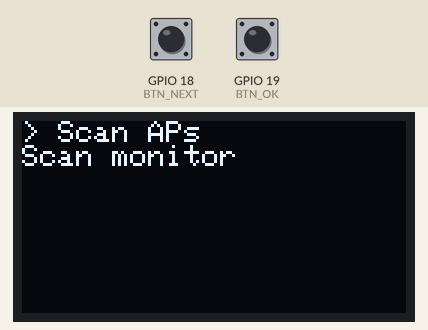
Bench run of a sketch on a simulated ESP32. On the bench: 128×64 one-colour display. The test bench sets the inputs (shaded band); at power-on: GPIO 19 (BTN_OK) HIGH, GPIO 18 (BTN_NEXT) HIGH. A WiFi scan finds three made-up networks.

Above: at 1.2 s.
1.3 s: GPIO 19 (BTN_OK) pulled LOW for 1 s
At 2.7 s:
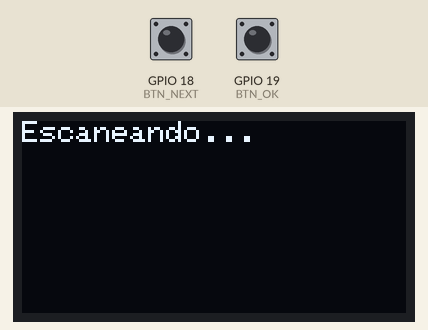
3.8 s: GPIO 19 (BTN_OK) pulled LOW for 0.15 s
At 4.3 s:
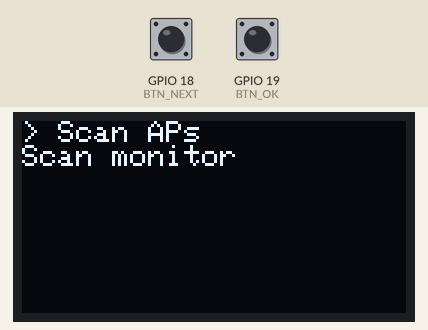
5.4 s: GPIO 18 (BTN_NEXT) pulled LOW for 3.2 s
At 9.3 s:
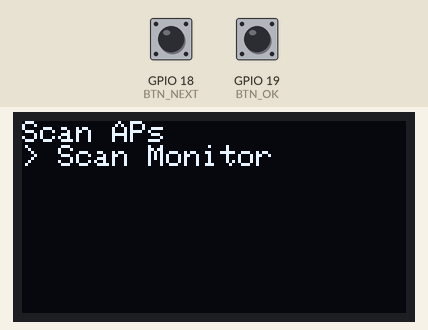
10.1 s: GPIO 19 (BTN_OK) pulled LOW for 0.15 s
At 11.3 s:
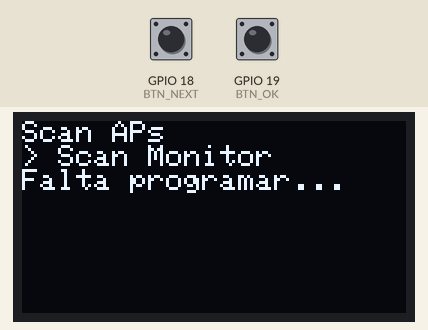
11.7 s: GPIO 19 (BTN_OK) pulled LOW for 3.2 s
At 15.3 s:
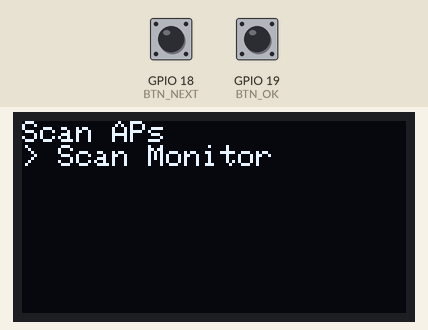
Timing chart, 0 to 16.8 s (numbered marks = the images above; inputs shaded):
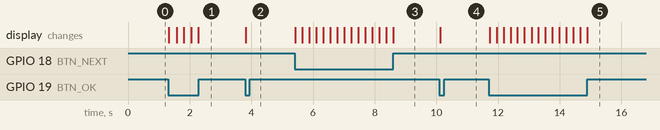

The sketch:

wifi.ino
```cpp
/*
  Proyecto: WiFi Scanner para ESP32
  Descripción: Escanea redes WiFi cercanas y muestra información relevante.
  Autor: Lucas
  Fecha: Junio 2024

  Funcionalidades:
  - Escaneo de redes WiFi (SSID, BSSID, RSSI, canal)
  - Interfaz de usuario con pantalla OLED y botones
  - Posibilidad de agregar modo monitor (en desarrollo)

  Notas:
  - El botón "Next" alterna entre opciones del menú.
  - El botón "OK" confirma la selección y ejecuta la acción.

Particion por defecto: "Default 4MB with SPIFFS (1.2MB APP/1.5MB SPIFFS)"
Particion para mas espacio para APP: "Minimal SPIFFS (más espacio para programa)"
Flash Chip Size: 4194304 bytes
Free RAM: 234756 bytes

### PYTHON = 1
Sketch uses 929288 bytes (70%) of program storage space. Maximum is 1310720 bytes.
Global variables use 46840 bytes (14%) of dynamic memory, leaving 280840 bytes for local variables. Maximum is 327680 bytes.

### PYTHON = 0
Sketch uses 928792 bytes (70%) of program storage space. Maximum is 1310720 bytes.
Global variables use 46840 bytes (14%) of dynamic memory, leaving 280840 bytes for local variables. Maximum is 327680 bytes.

*/

#include "WiFi.h"
#include <Wire.h>
#include <Adafruit_GFX.h>
#include <Adafruit_SSD1306.h>

#define SCREEN_WIDTH 128
#define SCREEN_HEIGHT 64
Adafruit_SSD1306 display(SCREEN_WIDTH, SCREEN_HEIGHT, &Wire, -1);

#define BTN_NEXT 18
#define BTN_OK 19
#define PYTHON 0

int option = 0;
bool ejecutando = false;
unsigned long lastPressNext = 0;
unsigned long lastPressOk = 0;
bool scanning = false;

// Para guardar APs encontrados 1
// struct WiFiNetwork {
//     String ssid;
//     int rssi;
//     int channel;
// };
// WiFiNetwork networks[50]; // Guardar hasta 50 redes
// int networkCount = 0;

// Para guardar APs encontrados 2
// #define MAX_NETWORKS 30
// struct WiFiNetwork {
//   String ssid;
//   int rssi;
//   uint8_t channel;
// };
// WiFiNetwork networks[MAX_NETWORKS];
// int networkCount = 0;
// // En el scan:
// networkCount = min(n, MAX_NETWORKS);
// for (int i = 0; i < networkCount; i++) {
//   networks[i].ssid = WiFi.SSID(i);
//   networks[i].rssi = WiFi.RSSI(i);
//   networks[i].channel = WiFi.channel(i);
// }

// Prototipos de funciones
void showMenu(int option);
void executeOption(int option);

// ##################################################################
void setup() {
  // ########## lo principal
  Serial.begin(115200);

  // ########## wifi
  WiFi.mode(WIFI_STA);
  // WiFi.mode(WIFI_OFF); // revisar
  WiFi.disconnect();

  // ########## Configurar botones con INPUT_PULLUP: Presionado = LOW, No presionado = HIGH
  pinMode(BTN_NEXT, INPUT_PULLUP);
  pinMode(BTN_OK, INPUT_PULLUP);

  // ########## display
  // Inicializar Display Oled I2C
  Wire.begin(21, 22); // puertos SDA, SCL(SCK)

  // Inicializar pantalla
  if(!display.begin(SSD1306_SWITCHCAPVCC, 0x3C)) {
    Serial.println("Error OLED");
    for(;;);
  }

  // display.clearDisplay(); // limpiar pantalla
  display.setTextSize(1); // tamaño de texto
  display.setTextColor(WHITE); // color de texto
  // display.setCursor(10, 20); // posicion del cursor
  // display.println("OK"); // mensaje
  // display.display(); // mostrar

  // ########## lo final

  // Para ver memoria del microprocesador
  // Serial.print("Flash Chip Size: ");
  // Serial.println(ESP.getFlashChipSize());
  // Serial.print("Free RAM: ");
  // Serial.println(ESP.getFreeHeap());
  // delay(2000);

  showMenu(option);
  // delay(2000);
}

void loop() {
  if (!ejecutando) {
    // Cambiar option
    if (digitalRead(BTN_NEXT) == LOW && millis() - lastPressNext > 200) {
      option = !option;
      showMenu(option);
      lastPressNext = millis();
    }

    // Confirmar option
    if (digitalRead(BTN_OK) == LOW && millis() - lastPressOk > 200) {
      executeOption(option);
      lastPressOk = millis();
    }
  }
  else {
    // Salir de la ejecucion actual presionando OK nuevamente
    if (digitalRead(BTN_OK) == LOW && millis() - lastPressOk > 200) {
      ejecutando = false;
      showMenu(option);
      lastPressOk = millis();
      return;
    }

    if (ejecutando && option == 0 && scanning) {
      int n = WiFi.scanComplete();
      if (n >= 0) {
        display.clearDisplay();
        display.setCursor(0, 0);
        for (int i = 0; i < n; ++i) {
          // int rssi = WiFi.RSSI(i);
          // if (rssi < -85) continue; // ignorar redes lejanas

          String ssid = WiFi.SSID(i);
          if (ssid == "") ssid = "HIDDEN";

          #if PYTHON
            Serial.print("DATA:");
            Serial.print(WiFi.BSSIDstr(i));
            Serial.print(",");
            Serial.print(WiFi.RSSI(i));
            Serial.print(",");
            Serial.print(WiFi.channel(i));
            Serial.print(",");
            Serial.println(ssid);
          #endif

          // if (ssid.length() > 22) ssid.remove(22); // maximo ssid X caracteres (en el display entran 21-22 (Claro-Fibra-2.4G-3523)
          display.println(ssid);
        }
        display.display();
        WiFi.scanDelete();
        WiFi.scanNetworks(true, true);
      }
    }
  }
}

void showMenu(int option=0) {
  display.clearDisplay();
  display.setCursor(0, 0);
  if (option == 0) {
    display.println("> Scan APs");
    display.println("Scan monitor");
  }
  else {
    display.println("Scan APs");
    display.println("> Scan Monitor");
  }
  display.display();
}

void executeOption(int option) {
  ejecutando = true;

  if (option == 0) { // Scan APs
    WiFi.scanNetworks(true, true); // primer parametro: async, segundo parametro: redes ocultas
    scanning = true;
    display.clearDisplay();
    display.setCursor(0, 0);
    display.println("Escaneando...");
    display.display();
  }
  else {
    display.println("Falta programar...");
  }
  display.display();
}
```

Measured:
- after the input at 1.3 s, the display: changes at once (image 1)
- after the input at 3.8 s, the display: changes at once (image 2)
- after the input at 5.4 s, the display: changes at once (image 3)
- after the input at 10.1 s, the display: changes at once (image 4)
- after the input at 11.7 s, the display: changes at once (image 5)
